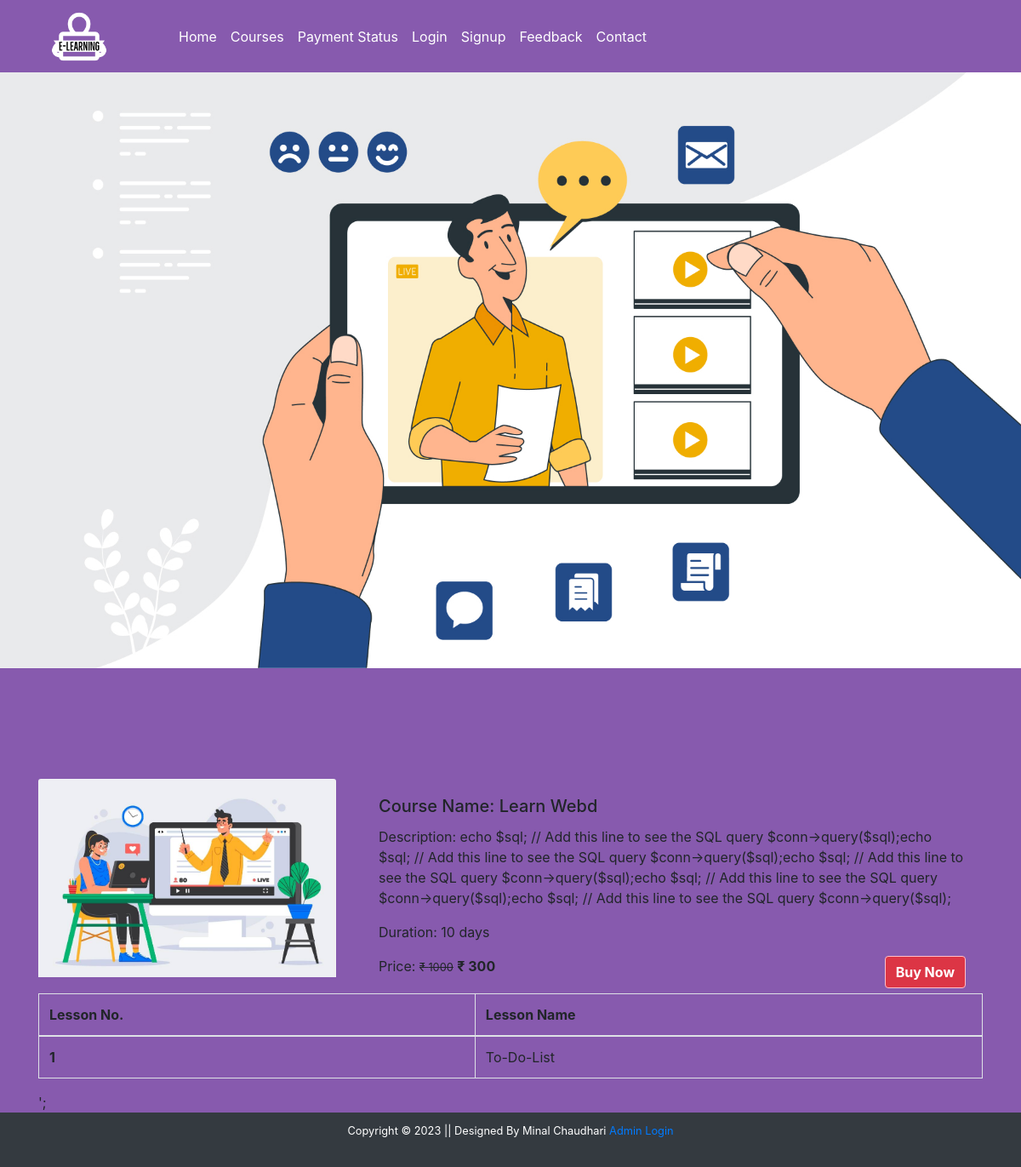
The page /coursedetails.php?course_id=3 on the database its author committed.
### tables this page shows
CREATE TABLE `course` (
  `course_id` int(11) NOT NULL,
  `course_name` text NOT NULL,
  `course_desc` text NOT NULL,
  `course_author` varchar(255) NOT NULL,
  `course_img` text NOT NULL,
  `course_duration` text NOT NULL,
  `course_price` int(11) NOT NULL,
  `course_original_price` int(11) NOT NULL
);

CREATE TABLE `lesson` (
  `lesson_id` int(11) NOT NULL,
  `lesson_name` text NOT NULL,
  `lesson_desc` text NOT NULL,
  `lesson_link` text NOT NULL,
  `course_id` int(11) NOT NULL,
  `course_name` text NOT NULL
);

### coursedetails.php (the view, shortened to what this page needs)
<?php
     include('./mainInclude/header.php');
 ?>
<div class="container-fluid bg-dark">
 <div class="row">
     <img src="images/enrollimg3.jpg" alt="courses" style="height: 700px; width: 100%;  box-shadow: 10px;">
 </div>
</div>
<div class=" container mt-5" style="margin-top: 700rem;">
<?php
 if(isset($_GET['course_id'])){
     $course_id = $_GET['course_id'];
     $sql = "SELECT * FROM course WHERE course_id = '$course_id'";
     $result = $conn-> query($sql);
     $row = $result->fetch_assoc();
 }
?>
 <div class="row" style="margin-top: 190px;">
     <div class="col-md-4">
         <img src="<?php echo str_replace('..', '.', $row['course_img']) ?>" alt="" class="card-img-top">
     </div>
     <div class="col-md-8">
         <div class="card-body">
             <h5 class="card-title">Course Name: <?php echo $row['course_name'] ?></h5>
             <p class="card-text">Description: <?php echo $row['course_desc'] ?></p>
             <p class="card-text">Duration: <?php echo $row['course_duration'] ?></p>
             <form action="checkout.php" method="post">
                 <p class="card-text d-inline">Price: <small><del>&#8377 <?php echo $row['course_original_price'] ?></del></small> <span class="font-weight-bolder">&#8377 <?php echo $row['course_price'] ?></span></p>
                 <button type="submit" class="btn btn-primary text-white font-weight-bolder float-right bg-danger" name="buy" style="border-color: pink;">Buy Now</button>
             </form>
         </div>
     </div>
 </div>
 <div class="container">
     <div class="row">
     <table class="table table-bordered table-hover">
             <thead>
                 <tr>
                     <th scope="col">Lesson No.</th>
                     <th scope="col">Lesson Name</th>
                 </tr>
             </thead>
             <tbody>
     <?php
     $sql = "SELECT * FROM lesson";
     $result = $conn-> query($sql);
     if($result->num_rows > 0){
         $num=0;
         while($row = $result->fetch_assoc()){
             if($course_id == $row['course_id']){
                 $num++;
             echo '
             <tr>
                 <th scope="row">'.$num.'</th>
                 <td>'.$row['lesson_name'].'</td>
             </tr>';
             }
         }
     }
     ?>
             </tbody>
         </table>';
     </div>
 </div>
</div>
<?php
     include('./mainInclude/footer.php');
 ?>

### style.css (style rules this page uses)
body { background-color: #875aae !important; }
.container-fluid { height: 80vh; }

### rows shown on the page
course: course_img (picture), course_name "Learn Webd", course_desc "echo $sql; // Add this line to see the SQL query $conn->query($sql);echo $sql; // Add this line to see the SQL query $conn->query($sql);echo $sql; // Add this line to see the SQL query $conn->query($sql);echo $sql; // Add this line to see the SQL query $conn->query($sql);echo $sql; // Add this line to see the SQL query $conn->query($sql);", course_duration "10 days", course_original_price "1000", course_price "300"
lesson: lesson_name "To-Do-List"
